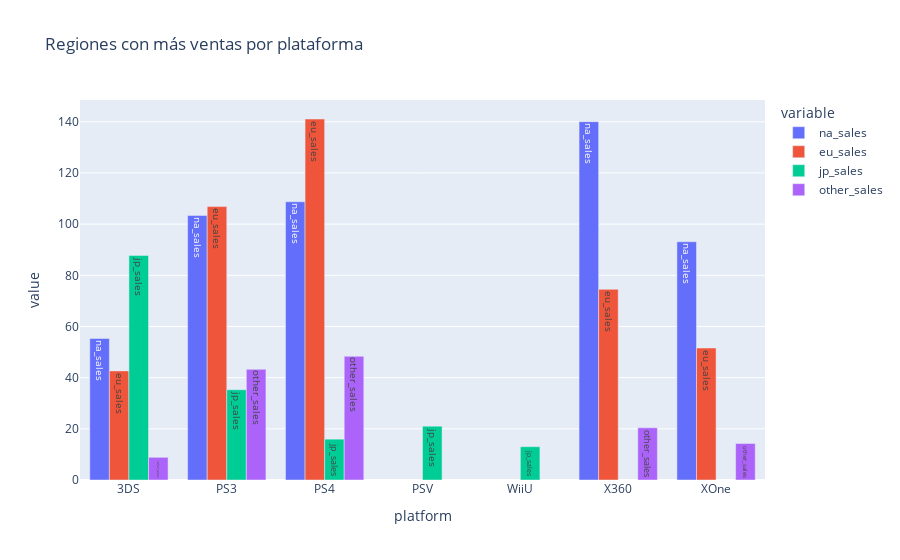

The notebook cell saved with this chart:
### Code cell
figura = px.bar(top5, x="platform", y=['na_sales', 'eu_sales', 'jp_sales', 'other_sales'], 
                barmode='group', text='variable',
                title='Regiones con más ventas por plataforma'
                )
figura

### Figure 1 — Plotly figure (JSON) as saved in the notebook; plotly's stock layout.template omitted (floating-point values rounded to 4 significant figures)
{"data": [{"alignmentgroup": "True", "hovertemplate": "variable=%{text}<br>platform=%{x}<br>value=%{y}<extra></extra>", "legendgroup": "na_sales", "marker": {"color": "#636efa", "pattern": {"shape": ""}}, "name": "na_sales", "offsetgroup": "na_sales", "orientation": "v", "showlegend": true, "text": ["na_sales", "na_sales", "na_sales", "na_sales", "na_sales", "na_sales", "na_sales"], "textposition": "auto", "type": "bar", "x": ["3DS", "PS3", "PS4", "PSV", "WiiU", "X360", "XOne"], "xaxis": "x", "y": [55.31, 103.4, 108.7, null, null, 140.1, 93.12], "yaxis": "y"}, {"alignmentgroup": "True", "hovertemplate": "variable=%{text}<br>platform=%{x}<br>value=%{y}<extra></extra>", "legendgroup": "eu_sales", "marker": {"color": "#EF553B", "pattern": {"shape": ""}}, "name": "eu_sales", "offsetgroup": "eu_sales", "orientation": "v", "showlegend": true, "text": ["eu_sales", "eu_sales", "eu_sales", "eu_sales", "eu_sales", "eu_sales", "eu_sales"], "textposition": "auto", "type": "bar", "x": ["3DS", "PS3", "PS4", "PSV", "WiiU", "X360", "XOne"], "xaxis": "x", "y": [42.64, 106.9, 141.1, null, null, 74.52, 51.59], "yaxis": "y"}, {"alignmentgroup": "True", "hovertemplate": "variable=%{text}<br>platform=%{x}<br>value=%{y}<extra></extra>", "legendgroup": "jp_sales", "marker": {"color": "#00cc96", "pattern": {"shape": ""}}, "name": "jp_sales", "offsetgroup": "jp_sales", "orientation": "v", "showlegend": true, "text": ["jp_sales", "jp_sales", "jp_sales", "jp_sales", "jp_sales", "jp_sales", "jp_sales"], "textposition": "auto", "type": "bar", "x": ["3DS", "PS3", "PS4", "PSV", "WiiU", "X360", "XOne"], "xaxis": "x", "y": [87.79, 35.29, 15.96, 21.04, 13.01, null, null], "yaxis": "y"}, {"alignmentgroup": "True", "hovertemplate": "variable=%{text}<br>platform=%{x}<br>value=%{y}<extra></extra>", "legendgroup": "other_sales", "marker": {"color": "#ab63fa", "pattern": {"shape": ""}}, "name": "other_sales", "offsetgroup": "other_sales", "orientation": "v", "showlegend": true, "text": ["other_sales", "other_sales", "other_sales", "other_sales", "other_sales", "other_sales", "other_sales"], "textposition": "auto", "type": "bar", "x": ["3DS", "PS3", "PS4", "PSV", "WiiU", "X360", "XOne"], "xaxis": "x", "y": [8.87, 43.26, 48.35, null, null, 20.4, 14.27], "yaxis": "y"}], "layout": {"barmode": "group", "legend": {"title": {"text": "variable"}, "tracegroupgap": 0}, "title": {"text": "Regiones con más ventas por plataforma"}, "xaxis": {"anchor": "y", "domain": [0, 1], "title": {"text": "platform"}}, "yaxis": {"anchor": "x", "domain": [0, 1], "title": {"text": "value"}}}}
